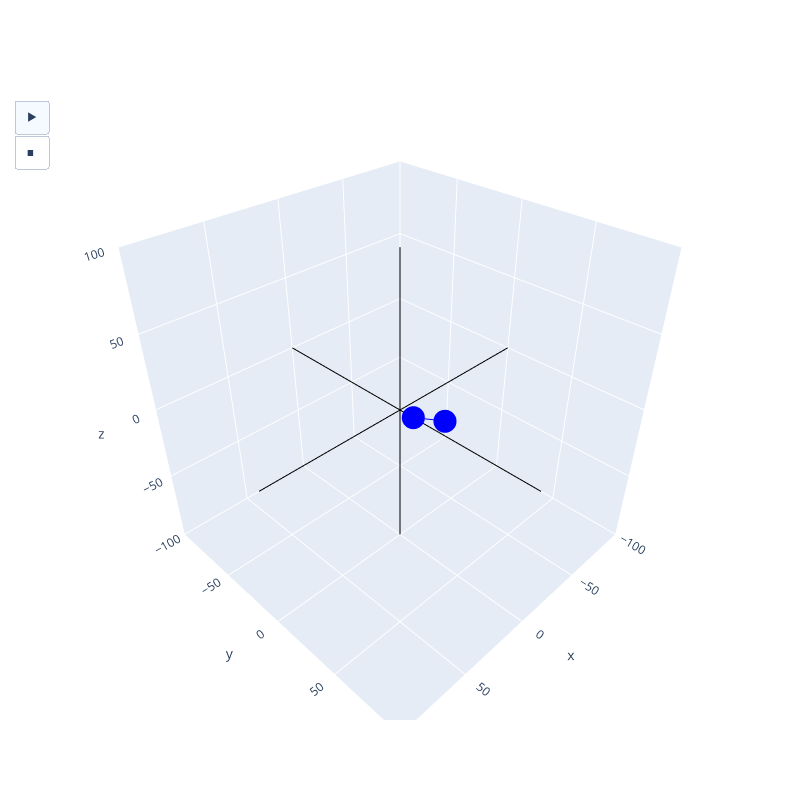

The notebook cell this image was saved under:
### Markdown cell above
\textbf{Масштабирование в пространстве}

Дано: $q$ - радиус-вектор, $r_0$ - начальная точка, $m$ - вектор масштабирования

\begin{equation*}
r = q + A(r_0 - q)
\end{equation*}

\begin{equation*}
A = \begin{bmatrix} 
m_1 & 0 & 0 \\ 
0 & m_2 & 0 \\ 
0 & 0 & m_3 \\ 
\end{bmatrix}
\end{equation*}

### Code cell
q = np.array([[-5, 30, 5]]).T
r0 = np.array([[10, 20, 10]]).T
m = np.array([[5, 5, 5]]).T

points = []

A = np.array([[m[0, 0], 0, 0], [0, m[1, 0], 0], [0, 0, m[2, 0]]])
r = q + A.dot(r0 - q)
points.append(r0)
points.append(r)

points = np.array(points)

fig = go.Figure(
    data=[scatters([q, r0], color = "blue"), empty(), empty(),
          scatters(axis[0], "lines"), scatters(axis[1], "lines"), scatters(axis[2], "lines")])
fig.update_layout(
        scene = dict(
            xaxis=dict(range=[-LIM, LIM], autorange=False),
            yaxis=dict(range=[-LIM, LIM], autorange=False),
            zaxis=dict(range=[-LIM, LIM], autorange=False),
            aspectratio=dict(x=1, y=1, z=1),
        ),
        showlegend=False,
        width=800,
        height=800,
        updatemenus=[dict(
            type="buttons",
            buttons=[
                    {
                        "args": [None, frame_args(5, True)],
                        "label": "&#9654;", # play symbol
                        "method": "animate",
                    },
                    {
                        "args": [[None], frame_args(0)],
                        "label": "&#9724;", # pause symbol
                        "method": "animate",
                    },]
        )])
fig.frames = plot_data(points, start=q)

fig.show()

### Figure 1 — Plotly figure (JSON) as saved in the notebook; plotly's stock layout.template omitted (floating-point values rounded to 4 significant figures)
{"data": [{"marker": {"color": "blue"}, "mode": "lines+markers", "type": "scatter3d", "x": [-5, 10], "y": [30, 20], "z": [5, 10]}, {"type": "scatter3d", "x": [200], "y": [200], "z": [200]}, {"type": "scatter3d", "x": [200], "y": [200], "z": [200]}, {"marker": {"color": "black"}, "mode": "lines", "type": "scatter3d", "x": [-100, 100], "y": [0, 0], "z": [0, 0]}, {"marker": {"color": "black"}, "mode": "lines", "type": "scatter3d", "x": [0, 0], "y": [-100, 100], "z": [0, 0]}, {"marker": {"color": "black"}, "mode": "lines", "type": "scatter3d", "x": [0, 0], "y": [0, 0], "z": [-100, 100]}], "layout": {"height": 800, "scene": {"aspectratio": {"x": 1, "y": 1, "z": 1}, "xaxis": {"autorange": false, "range": [-100, 100]}, "yaxis": {"autorange": false, "range": [-100, 100]}, "zaxis": {"autorange": false, "range": [-100, 100]}}, "showlegend": false, "updatemenus": [{"buttons": [{"args": [null, {"frame": {"duration": 5, "redraw": true}, "fromcurrent": true, "mode": "immediate", "transition": {"duration": 5, "easing": "linear"}}], "label": "&#9654;", "method": "animate"}, {"args": [[null], {"frame": {"duration": 0, "redraw": true}, "fromcurrent": false, "mode": "immediate", "transition": {"duration": 0, "easing": "linear"}}], "label": "&#9724;", "method": "animate"}], "type": "buttons"}], "width": 800}}
